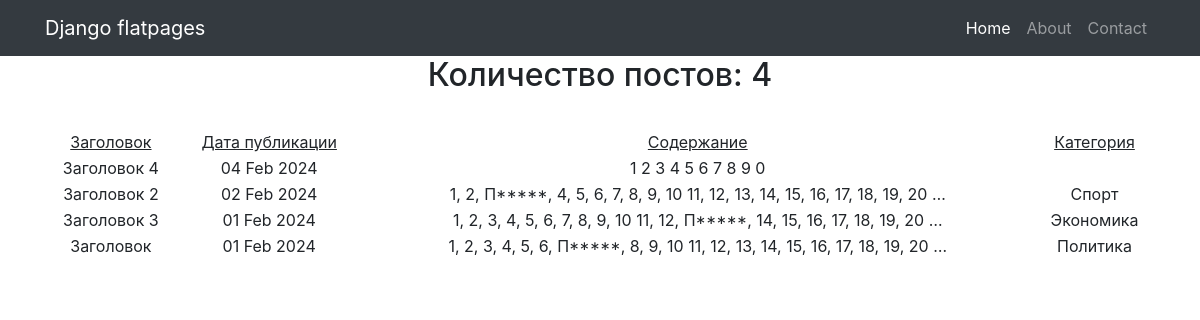
Page /news/ on the committed database.
### news/models.py (models this page shows, shortened)
class Post(models.Model):
    article = "AR"
    news = "NE"
    POSITIONS = [
        (article, "Статья"),
        (news, "Новости"),
    ]
    post_time = models.DateTimeField(auto_now_add=True)
    author = models.ForeignKey(Author, on_delete=models.CASCADE)
    post_type = models.CharField(max_length=2, choices=POSITIONS, default=news)
    category = models.ManyToManyField(Category, through="PostCategory")
    title = models.CharField(max_length=255)
    text = models.TextField()
    rating = models.IntegerField(default=0)

class Category(models.Model):
    name = models.CharField(max_length=110, unique=True)

### news/views.py (the view)
# urls.py: path('', NewsList.as_view(), name='post_list'),
class NewsList(ListView):
    model = Post
    template_name = 'post_list.html'
    context_object_name = 'posts'
    ordering = '-post_time'

### news/templatetags/custom_filter.py (called while the page is built)
@register.filter()
def censor(value):
    for word in censor_list:
        value = value.replace(word[1:], '*' * len(word[1:]))
    return value

### templates/post_list.html
{% extends 'default.html' %}
{% load custom_filter %}
{% block content%}
{% if posts %}
    <h2>Количество постов: {{ posts|length }}</h2>
<table width="100%" style="margin-top: 35px">
    <tr>
        <td><u>Заголовок</u></td>
        <td><u>Дата публикации</u></td>
        <td><u>Содержание</u></td>
        <td><u>Категория</u></td>
    </tr>
    {% for post in posts %}
    <tr>
        <td>{{ post.title }}</td>
        <td>{{ post.post_time|date:'d M Y' }}</td>
        <td>{{ post.text|truncatewords:20|censor }}</td>
        {% for cat in post.category.all %}
        <td>{{ cat.name }}</td>
        {% endfor %}
    </tr>
    {% endfor %}
</table>
{% else %}
<h3>Публикаций нет</h3>
{% endif %}
{% endblock content %}

### templates/default.html (shortened to what this page needs)
{% load static %}
<!DOCTYPE html>
<html lang="en">
<head>
  <link href="{% static 'vendor/bootstrap/css/bootstrap.min.css' %}" rel="stylesheet">
</head>
<body>
  <nav class="navbar navbar-expand-lg navbar-dark bg-dark static-top">
    <div class="container">
      <a class="navbar-brand" href="#">Django flatpages</a>
      <div class="collapse navbar-collapse" id="navbarResponsive">
        <ul class="navbar-nav ml-auto">
          <li class="nav-item active">
            <a class="nav-link" href="#">Home
            </a>
          </li>
          <li class="nav-item">
            <a class="nav-link" href="/about/">About</a>
          </li>
          <li class="nav-item">
            <a class="nav-link" href="/contacts/">Contact</a>
          </li>
        </ul>
      </div>
    </div>
  </nav>
  <div class="container">
    <div class="row">
      <div class="col-lg-12 text-center">
       {% block content %}{% endblock content %}
      </div>
    </div>
  </div>
</body>
</html>

### rows in the picture
Post: title "Заголовок 4", post_time "04 Feb 2024", text|censor "1 2 3 4 5 6 7 8 9 0"
Post: title "Заголовок 2", post_time "02 Feb 2024", text|censor "1, 2, П*****, 4, 5, 6, 7, 8, 9, 10 11, 12, 13, 14, 15, 16, 17, 18, 19, 20 …"
Category: name "Спорт"
Post: title "Заголовок 3", post_time "01 Feb 2024", text|censor "1, 2, 3, 4, 5, 6, 7, 8, 9, 10 11, 12, П*****, 14, 15, 16, 17, 18, 19, 20 …"
Category: name "Экономика"
Post: title "Заголовок", post_time "01 Feb 2024", text|censor "1, 2, 3, 4, 5, 6, П*****, 8, 9, 10 11, 12, 13, 14, 15, 16, 17, 18, 19, 20 …"
Category: name "Политика"

### other values in the picture
{{ posts|length }} "4"
